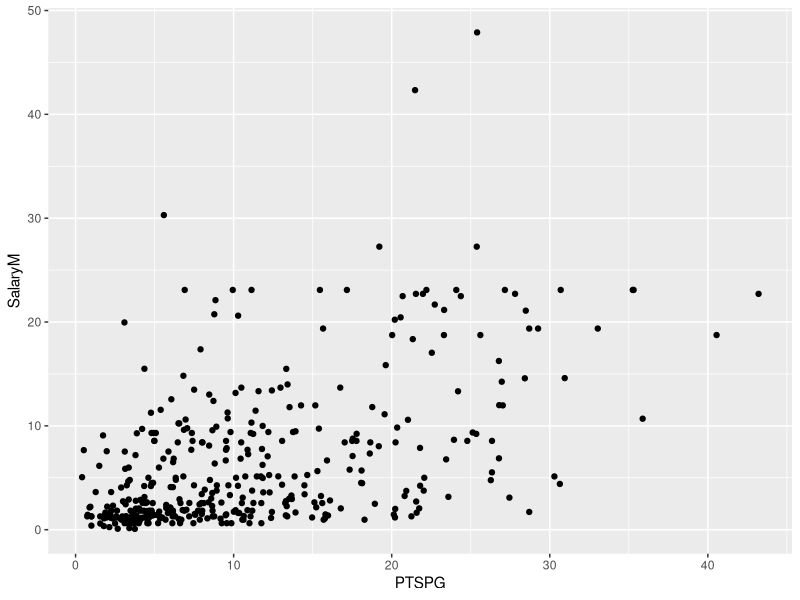
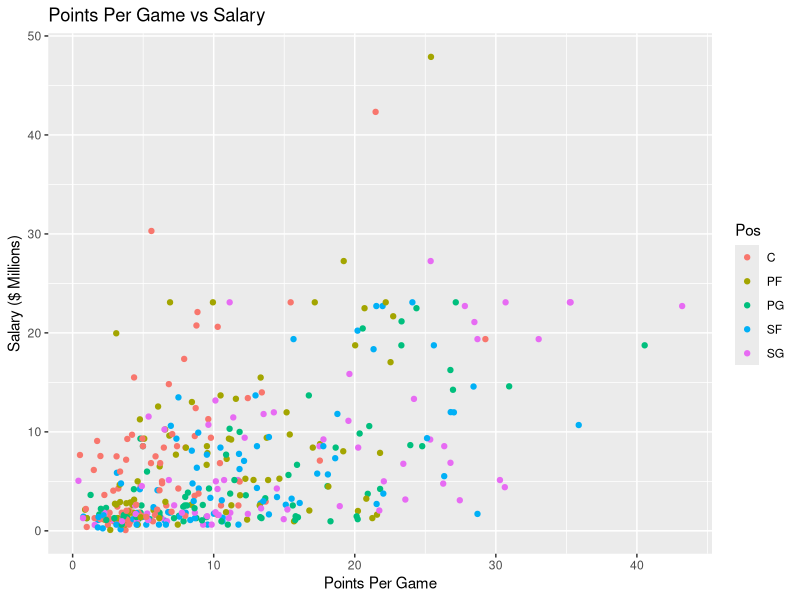
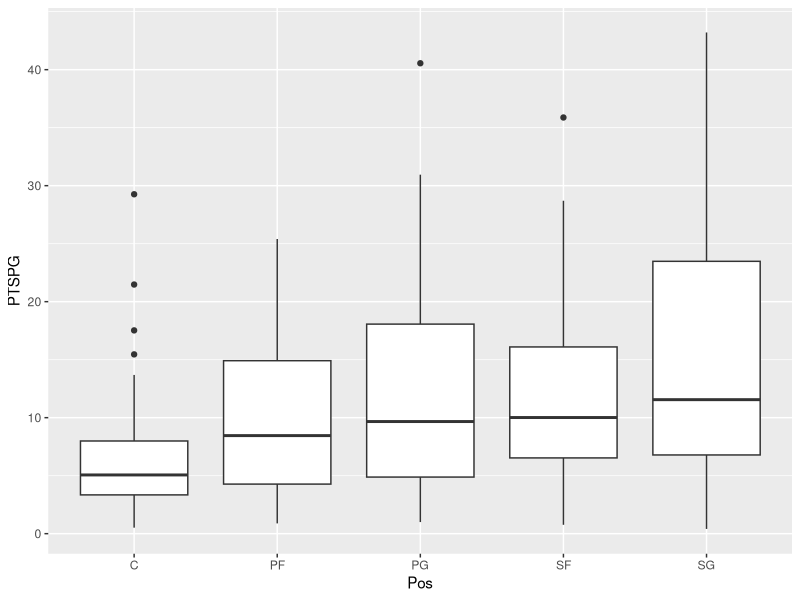
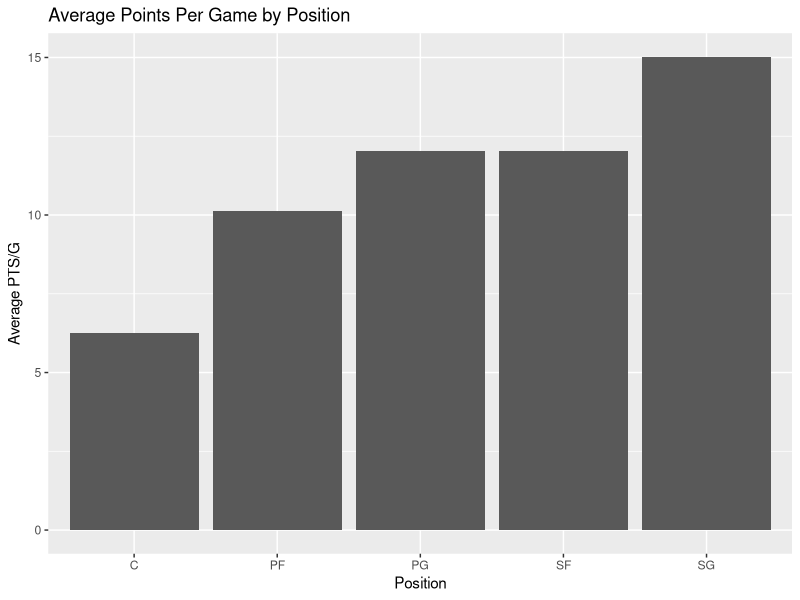
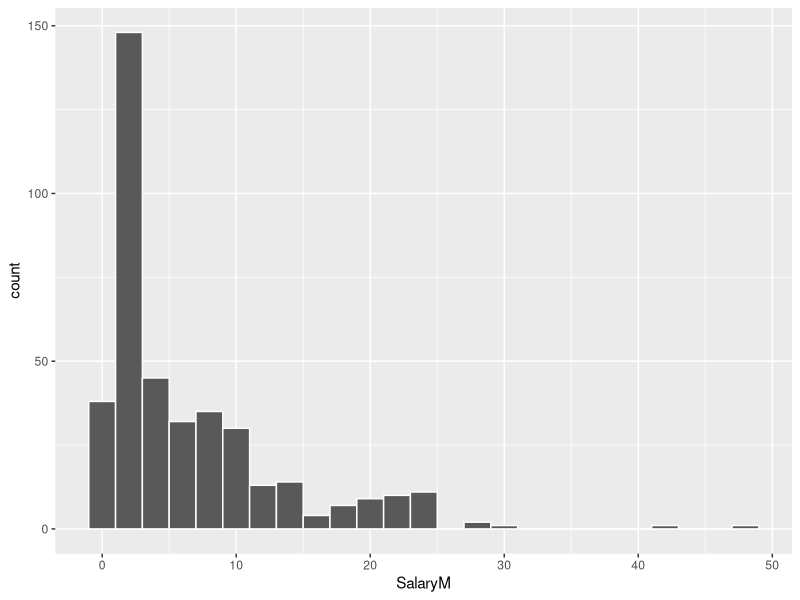
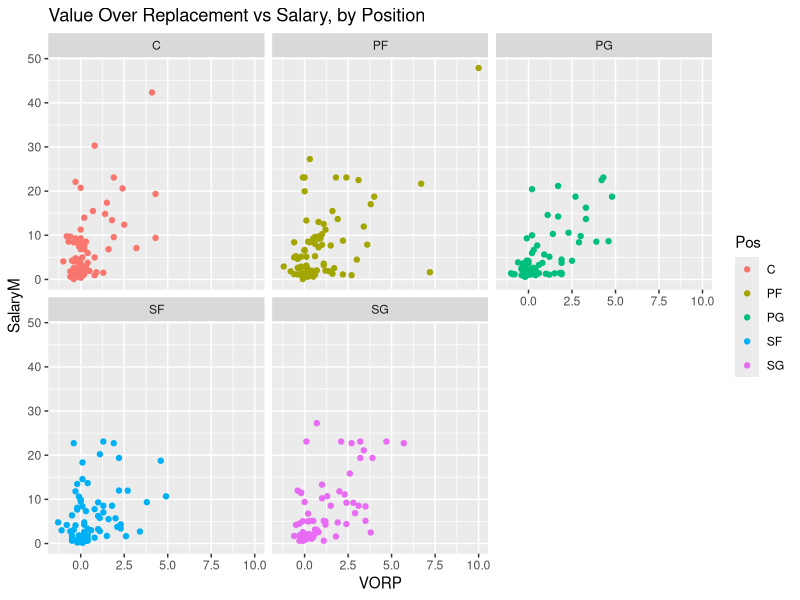

Generate these figures, in order, with R:
## =========================================================
## SPORTS ANALYTICS CAMP -- DAY 2
## Intro to ggplot2: Prepping for the Mock Analytics Draft
## =========================================================
##
## LEADER NOTES (delete before printing for students):
## - Total time: ~60 minutes
## - THIS SESSION NEEDS THE ggplot2 PACKAGE. Please install it on every
##   lab computer BEFORE camp starts (school wifi + package installs
##   live can eat your whole hour):
##       install.packages("ggplot2")
##   Test it ahead of time with library(ggplot2) on each machine.
## - Make sure Draft_Data_Full_Practice.csv is in the SAME FOLDER as
##   this script (Session > Set Working Directory > To Source File
##   Location in RStudio)
## - This is a BLIND draft data set -- no player names, just an ID,
##   a season of stats, and a Salary. Students are meant to judge
##   players purely on the numbers, like a real front office would.
## - Suggested pacing: Setup (5 min) | Explore & clean (10 min) |
##   Scatter plots (15 min) | Boxplot (8 min) | Bar chart (8 min) |
##   Histogram (5 min) | Draft Board Challenge (remaining time)
## =========================================================


## ---------------------------------------------------------
## PART 0: Setup
## ---------------------------------------------------------
## ggplot2 is a package for making graphs. A "package" is a toolbox
## of extra functions that isn't built into R by default -- we load
## it once per session with library().
install.packages("ggplot2")
library(ggplot2)


## ---------------------------------------------------------
## PART 1: Loading Our Data
## ---------------------------------------------------------
## This time it's basketball: one season of stats for 441 players,
## identified only by an ID number (no names!) plus their salary.

draft <- read.csv("Draft_Data_Full_Practice.csv")

head(draft)
names(draft)
dim(draft)


## ---------------------------------------------------------
## PART 2: A Couple Things Worth Noticing
## ---------------------------------------------------------
## 1) Small sample sizes lie. A player who appeared in 4 games can
##    have a wild, unreliable stat line. Let's only keep players
##    with at least 10 games played, so our graphs reflect real
##    seasons, not flukes.

draft <- draft[draft$Games >= 10, ]
dim(draft)   # should drop from 441 rows to 401

## 2) Look closely at the PPG column and compare it to Games:

head(draft[, c("ID", "Games", "PPG")])

## Despite the name, PPG here is actually TOTAL points scored for the
## whole season -- not "points per game" like it sounds! Compare it to
## columns like ASTPG or REBPG, which really ARE already per-game.
## Let's build the real thing ourselves, the same way we built ISO
## yesterday:

# Put your code here! Finish the line

draft$PTSPG <- draft$PPG / draft$Games

head(draft[, c("ID", "Games", "PPG", "PTSPG")])

## We'll also make Salary easier to read by converting it to millions:

draft$SalaryM <- draft$Salary / 1000000

summary(draft$PTSPG)
summary(draft$SalaryM)


## ---------------------------------------------------------
## PART 3: Your First ggplot -- A Scatter Plot
## ---------------------------------------------------------
## Every ggplot has the same 2 ingredients:
##   1. ggplot(data, aes(x = ..., y = ...))   -- what data, what goes
##      on which axis ("aes" = aesthetics)
##   2. + geom_point()                         -- HOW to draw it
##      (a "geom" = geometry = the shape on screen)

ggplot(draft, aes(x = PTSPG, y = SalaryM)) +
  geom_point()

## Does it look like scoring more points per game relates to a
## bigger salary?


## >>> YOUR TURN #1 --------------------------------------------------
## Make a scatter plot of REBPG (rebounds per game) on the x-axis
## and SalaryM on the y-axis.
##
## Hint: copy the plot above and swap PTSPG for REBPG.

# write your code here:




## ---------------------------------------------------------------------


## ---------------------------------------------------------
## PART 4: Adding Color and Labels
## ---------------------------------------------------------
## We can color every point by position just by adding one more
## aesthetic. ggplot automatically builds the legend for us.

ggplot(draft, aes(x = PTSPG, y = SalaryM, color = Pos)) +
  geom_point() +
  labs(title = "Points Per Game vs Salary",
       x = "Points Per Game",
       y = "Salary ($ Millions)")


## >>> YOUR TURN #2 --------------------------------------------------
## Take your REBPG plot from Your Turn #1 and:
##   1. Color the points by Pos
##   2. Add a title and axis labels with labs()
##
## Hint: copy the pattern above.

# write your code here:




## ---------------------------------------------------------------------


## ---------------------------------------------------------
## PART 5: Boxplot -- Comparing Groups
## ---------------------------------------------------------
## A boxplot is great for comparing a number (y) across categories
## (x) -- like comparing scoring by position.

ggplot(draft, aes(x = Pos, y = PTSPG)) +
  geom_boxplot()

## The thick line in each box is the MEDIAN. The box itself covers
## the middle 50% of players at that position. Dots above the
## whiskers are outliers -- unusually high scorers for that spot.


## >>> YOUR TURN #3 --------------------------------------------------
## Make a boxplot comparing SalaryM across positions (Pos).
## Which position has the highest median salary? The widest range?
##
## Hint: same pattern, just swap the y variable.

# write your code here:




## ---------------------------------------------------------------------


## ---------------------------------------------------------
## PART 6: Bar Chart -- Comparing Averages
## ---------------------------------------------------------
## Bar charts need one number per category. First we calculate the
## average PTSPG for each position using aggregate() (a base R
## function -- no package needed), THEN we hand that small summary
## table to ggplot.

pos_avg <- aggregate(PTSPG ~ Pos, data = draft, FUN = mean)
pos_avg     # take a look -- just 5 rows, one per position

ggplot(pos_avg, aes(x = Pos, y = PTSPG)) +
  geom_col() +
  labs(title = "Average Points Per Game by Position",
       x = "Position", y = "Average PTS/G")


## >>> YOUR TURN #4 --------------------------------------------------
## 1. Use aggregate() to find the average SalaryM for each position
##    (follow the pos_avg pattern above, but average SalaryM instead
##    of PTSPG)
## 2. Turn that into a bar chart with geom_col()
##
## Hint: aggregate(SalaryM ~ Pos, data = draft, FUN = mean)

# write your code here:




## ---------------------------------------------------------------------


## ---------------------------------------------------------
## PART 7: Histogram -- Seeing a Distribution
## ---------------------------------------------------------
## A histogram shows how one variable is spread out, by grouping
## values into "bins" and counting how many players fall in each.

ggplot(draft, aes(x = SalaryM)) +
  geom_histogram(binwidth = 2, color = "white")

## binwidth controls how wide each bar is (here, $2 million per bar).
## Try changing it to 1 or 5 and see how the shape changes!


## >>> YOUR TURN #5 --------------------------------------------------
## Make a histogram of PTSPG. Try a couple of different binwidth
## values (try 1, then try 5) and see which tells the story best.

# write your code here:




## ---------------------------------------------------------------------


## ---------------------------------------------------------
## BONUS / DRAFT BOARD CHALLENGE -- if you finish early
## ---------------------------------------------------------
## You're on the clock! Using only the stats (remember -- no names,
## no bias, just numbers), build ONE graph that would help you decide
## who to draft.
##
## Ideas to try:
##   - Compare VORP (Value Over Replacement Player) to SalaryM to
##     spot undervalued players
##   - Facet your scatter plot into one mini-graph per position:
##       + facet_wrap(~ Pos)
##   - Add a trend line to a scatter plot:
##       + geom_smooth(method = "lm")
##
## Example combining a few of these ideas:

ggplot(draft, aes(x = VORP, y = SalaryM, color = Pos)) +
  geom_point() +
  facet_wrap(~ Pos) +
  labs(title = "Value Over Replacement vs Salary, by Position")

## write your own version below, then answer:
## Based on your graph, which player (by ID) looks like the best
## value pick? Which looks overpaid?

# write your code here:
